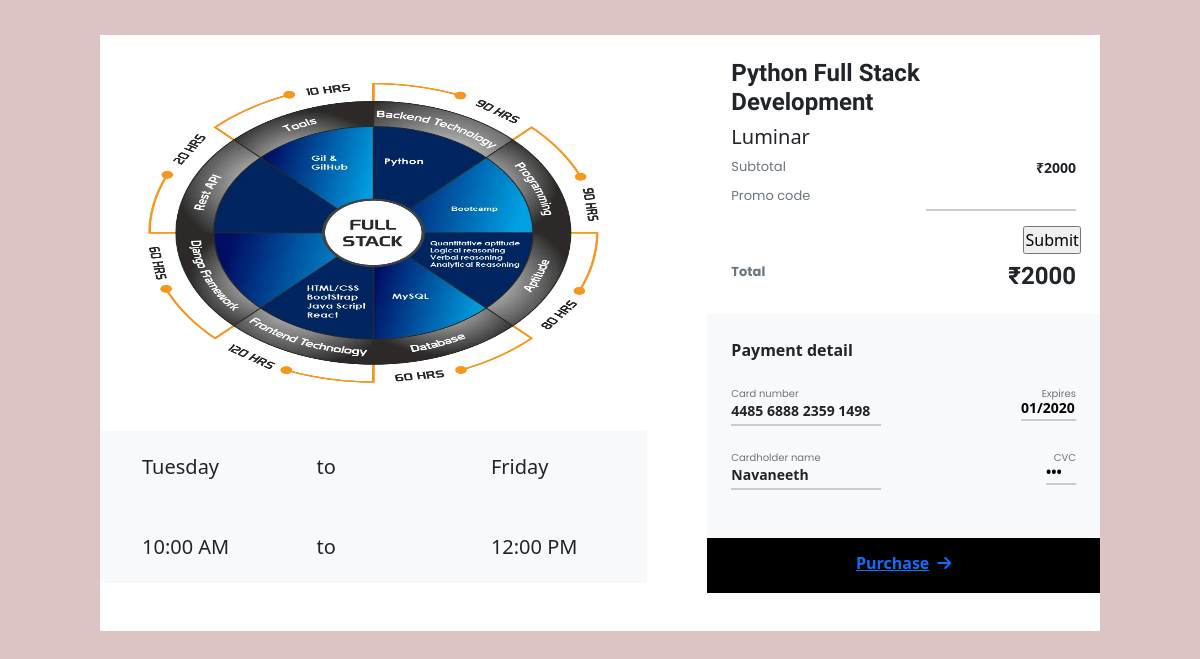
/course_payment/1 (signed in), run on the app's committed database.
### eduapp/models.py (models this page shows, shortened)
class coursemodel(models.Model):
    teacher_id = models.CharField(max_length=20)
    course_name = models.CharField(max_length=20)
    course_img = models.FileField(upload_to='eduapp/static/assets/images')
    type_choice = [
        ('DigitalMarketing','DigitalMarketing'),
        ('Python','Python'),
        ('Flutter','Flutter'),
        ('Java','Java'),
        ('DataScience','DataScience'),
        ('MachineLearning','MachineLearning'),
        ('SoftwareTesting','SoftwareTesting')
    ]
    course_type = models.CharField(max_length=30,choices=type_choice)
    institution_name = models.CharField(max_length=30)
    course_desc = models.CharField(max_length=500)
    from_choice = [
        ('Monday','Monday'),
        ('Tuesday','Tuesday'),
        ('Wednesday','Wednesday'),
        ('Thursday','Thursday'),
        ('Friday','Friday'),
        ('Saturday','Saturday')
    ]
    from_day = models.CharField(max_length=30,choices=from_choice)
    to_choice = [
        ('Monday', 'Monday'),
        ('Tuesday', 'Tuesday'),
        ('Wednesday', 'Wednesday'),
        ('Thursday', 'Thursday'),
        ('Friday', 'Friday'),
        ('Saturday', 'Saturday')
    ]
    to_day = models.CharField(max_length=30, choices=to_choice)
    from_time = models.TimeField()
    to_time = models.TimeField()
    fees = models.IntegerField()

class studentreg(models.Model):
    username = models.CharField(max_length=20)
    email = models.EmailField()
    password = models.CharField(max_length=20)
    phone = models.IntegerField()
    photo = models.FileField(upload_to='eduapp/static/assets/images')

### eduapp/views.py (the view)
# urls.py: path('course_payment/<int:id>',course_payment),
def course_payment(request,id):
    id1 = request.session['st_id']
    b = studentreg.objects.get(id=id1)
    name = b.username
    img1 = str(b.photo).split('/')[-1]
    a = coursemodel.objects.get(id=id)
    img2 = str(a.course_img).split('/')[-1]
    from_time = a.from_time.strftime('%I:%M %p')
    to_time = a.to_time.strftime('%I:%M %p')
    total = a.fees
    if request.method == 'POST':
        if request.POST.get('promo') == 'EDUOFFER':
            total = a.fees - 300
        else:
            total = a.fees
    request.session['total'] = total
    return render(request, 'course_payment.html', {'data': a, 'img1': img1, 'img2': img2,'name':name,'total':total,'from':from_time,'to':to_time})

### eduapp/templates/course_payment.html (shortened to what this page needs)
<!DOCTYPE html>
<html lang="en">
<head>
  <link href="https://cdn.jsdelivr.net/npm/bootstrap@5.0.2/dist/css/bootstrap.min.css" rel="stylesheet"
>
</head>
<body>
<div class="container">
        <div class="row m-0">
            <div class="col-lg-7 pb-5 pe-lg-5">
                <div class="row">
                    <div class="col-12 p-5">
                        <img src="/static/assets/images/{{img2}}"
                            alt="" style="height: 300px;">
                    </div>
                    <div class="row m-0 bg-light">
                        <div class="col-md-4 col-6 ps-30 pe-0 my-4">
                            <p class="h5">{{data.from_day}}<span class="ps-1"></span></p>
                        </div>
                        <div class="col-md-4 col-6  ps-30 my-4">
                            <p class="h5 m-0">to</p>
                        </div>
                        <div class="col-md-4 col-6 ps-30 my-4">
                            <p class="h5 m-0">{{data.to_day}}</p>
                        </div>
                        <div class="col-md-4 col-6 ps-30 my-4">
                            <p class="h5 m-0">{{from}}</p>
                        </div>
                        <div class="col-md-4 col-6 ps-30 my-4">
                            <p class="h5 m-0">to</p>
                        </div>
                        <div class="col-md-4 col-6 ps-30 my-4">
                            <p class="h5 m-0">{{to}}</p>
                        </div>
                    </div>
                </div>
            </div>
            <div class="col-lg-5 p-0 ps-lg-4">
                <div class="row m-0">
                    <div class="col-12 px-4">
                        <div class="d-flex align-items-end mt-4 mb-2">
                            <p class="h4 m-0"><span class="pe-1">{{data.course_name}}</span><span class="pe-1"></span><span
                                    class="pe-1"></span></p>
                        </div>
                        <div class="d-flex justify-content-between mb-2">
                            <p class="h5 m-0"><span class="pe-1">{{data.institution_name}}</span><span class="pe-1"></span><span
                                    class="pe-1"></span></p>
                        </div>
                        <div class="d-flex justify-content-between mb-2">
                            <p class="textmuted">Subtotal</p>
                            <p class="fs-14 fw-bold">₹{{data.fees}}</p>
                        </div>
                        <div class="d-flex justify-content-between mb-2">
                            <p class="textmuted">Promo code</p><br>
                                        <form method="post">{% csrf_token %}
                                        <input class="form-control" type="text" name="promo">
                                            <input type="submit" value="Submit" style="margin-left: 65%; margin-top: 10%;">
                                            </form>
                        </div>
                        <div class="d-flex justify-content-between mb-3">
                            <p class="textmuted fw-bold">Total</p>
                            <div class="d-flex align-text-top ">
                                <span class="h4">₹{{total}}</span>
                            </div>
                        </div>
                    </div>
                    <div class="col-12 px-0">
                        <div class="row bg-light m-0">
                            <div class="col-12 px-4 my-4">
                                <p class="fw-bold">Payment detail</p>
                            </div>
                            <div class="col-12 px-4">
                                <div class="d-flex  mb-4">
                                    <span class="">
                                        <p class="text-muted">Card number</p>
                                        <input class="form-control" type="text" value="4485 6888 2359 1498"
                                            placeholder="1234 5678 9012 3456">
                                    </span>
                                    <div class=" w-100 d-flex flex-column align-items-end">
                                        <p class="text-muted">Expires</p>
                                        <input class="form-control2" type="text" value="01/2020" placeholder="MM/YYYY">
                                    </div>
                                </div>
                                <div class="d-flex mb-5">
                                    <span class="me-5">
                                        <p class="text-muted">Cardholder name</p>
                                        <input class="form-control" type="text" value="{{name}}"
                                            placeholder="Name">
                                    </span>
                                    <div class="w-100 d-flex flex-column align-items-end">
                                        <p class="text-muted">CVC</p>
                                        <input class="form-control3" type="password" value="630" placeholder="XXX">
                                    </div>
                                </div>
                            </div>
                        </div>
                        <div class="row m-0">
                            <div class="col-12  mb-4 p-0">
                                <a href="http://127.0.0.1:8000/course_enrolled/{{data.id}}"> <div class="btn btn-primary">Purchase<span class="fas fa-arrow-right ps-2"></a></span>
                                </div>
                            </div>
                        </div>
                    </div>
                </div>
            </div>
        </div>
</body>
</html>

### eduapp/templates/course_payment.html (style rules this page uses)
* { padding: 0; margin: 0; box-sizing: border-box; }
body { padding: 15px; background-color: #ddc3c3; }
.container { margin: 20px auto; max-width: 1000px; background-color: white; padding: 0; }
.form-control { height: 25px; width: 150px; border: none; border-radius: 0; font-weight: 800; padding: 0 0 5px 0; background-color: transparent; box-shadow: none; outline: none; border-bottom: 2px solid #ccc; margin: 0; font-size: 14px; }
.form-control2 { font-size: 14px; height: 20px; width: 55px; border: none; border-radius: 0; font-weight: 800; padding: 0 0 5px 0; background-color: transparent; box-shadow: none; outline: none; border-bottom: 2px solid #ccc; margin: 0; }
.form-control3 { font-size: 14px; height: 20px; width: 30px; border: none; border-radius: 0; font-weight: 800; padding: 0 0 5px 0; background-color: transparent; box-shadow: none; outline: none; border-bottom: 2px solid #ccc; margin: 0; }
p { margin: 0; }
img { width: 100%; height: 100%; object-fit: fill; }
.text-muted { font-size: 10px; }
.textmuted { color: #6c757d; font-size: 13px; }
.fs-14 { font-size: 14px; }
.btn.btn-primary { width: 100%; height: 55px; border-radius: 0; padding: 13px 0; background-color: black; border: none; font-weight: 600; }
::placeholder { font-size: 12px; }
.ps-30 { padding-left: 30px; }
.h4 { font-family: 'Work Sans', sans-serif !important; font-weight: 800 !important; }
.textmuted, h5, .text-muted { font-family: 'Poppins', sans-serif; }

### data on the page
coursemodel: from_day "Tuesday", to_day "Friday", course_name "Python Full Stack Development", institution_name "Luminar", fees "2000"
studentreg: username "Navaneeth"

### other printed values
{{ from }} "10:00 AM"
{{ to }} "12:00 PM"
{{ total }} "2000"
